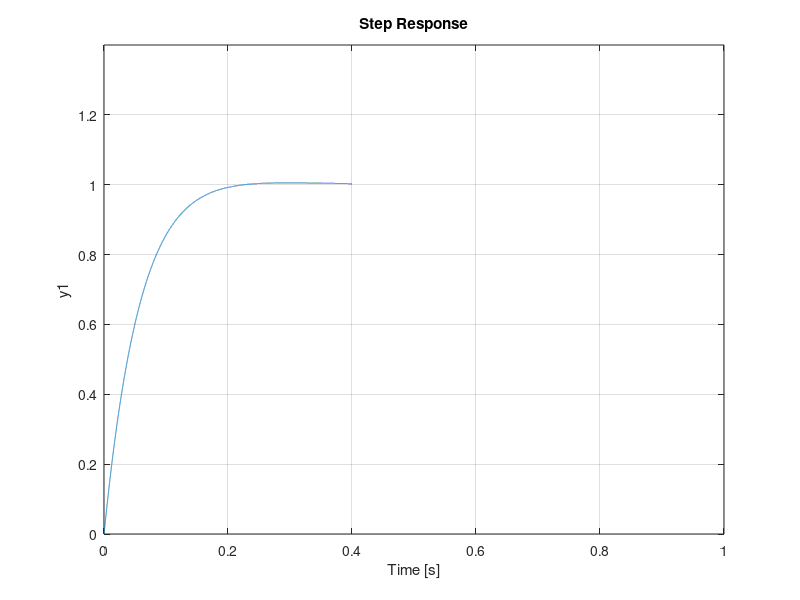
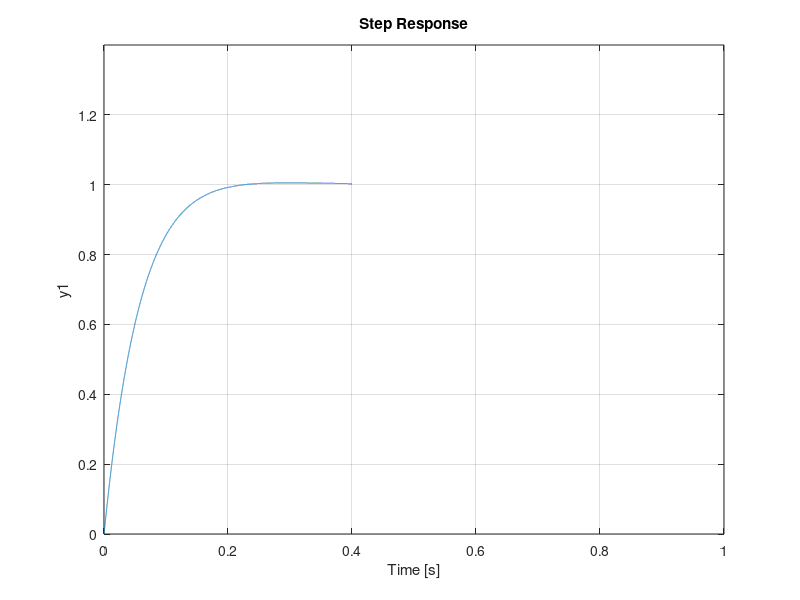

Recreate these plots in MATLAB, in order.
clear;

numP = 20;
denP = [1 10 0];

Kp = 10;
Kd = 0.89;
Ki = 0;


tfP = tf(numP, denP);

tfPID = Kp + tf([Kd 0],[1/10000, 1]) + tf(Ki, [1 0]);

tfLoop = feedback(tfPID * tfP, 1);
figure(1);
step(tfLoop);

axis([0 1 0 1.4]);

tfPID2 = pid(Kp,Ki,Kd,1/10000);

tfLoop2 = feedback(tfPID2 * tfP, 1);
figure(2);
step(tfLoop2);

axis([0 1 0 1.4]);
